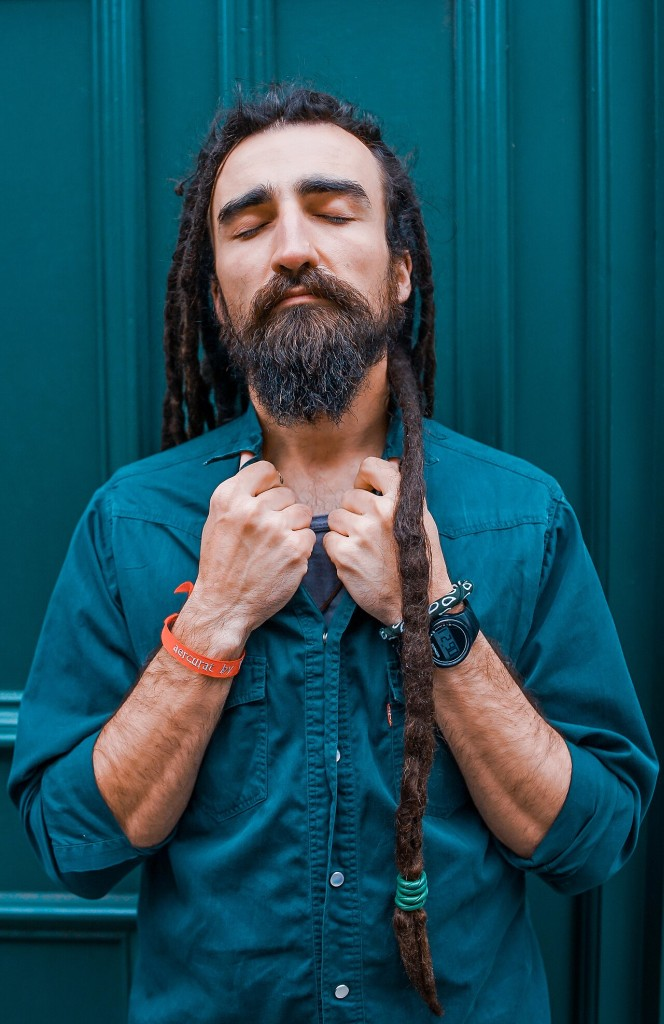
#> input picture tests/fixtures/closed_eyes_cc0/closed_eyes.jpg, 664 x 1024 px
$ python -i color_stats.py   (imports and definitions only)
#> lines starting #> are read from the running program, lines starting #| are printed output that depends on the picture; after the words box and inside, x2 and y2 are one past the last pixel; in counts of white or black regions, pixels touching at a corner belong together
### src/shotsieve/features/exposure.py
"""Exposure statistics from the luma histogram."""

from __future__ import annotations

import math
from dataclasses import dataclass

import numpy as np

MID_GREY_LIN = (118.0 / 255.0) ** 2.2  # ~18% grey in the linear-ish space used here
GAMMA = 2.2
_LIN_LUT = ((np.arange(256, dtype=np.float64) / 255.0) ** GAMMA).astype(np.float64)


@dataclass(frozen=True)
class Exposure:
    mean: float  # mean luma 0..255
    lin_mean: float  # mean of (L/255)^2.2
    clip_hi: float  # fraction of pixels >= 253
    clip_lo: float  # fraction of pixels <= 2
    ev: float  # EV offset of the mean vs mid-grey (negative = dark)
    p98: float  # 98th percentile luma


def ev_from_lin(lin_mean: float) -> float:
    return math.log2(max(lin_mean, 1e-6) / MID_GREY_LIN)


def analyse(gray: np.ndarray) -> Exposure:
    """Exposure stats for a uint8 luma image (use a small thumbnail for speed)."""
    hist = np.bincount(gray.ravel(), minlength=256).astype(np.float64)
    n = max(hist.sum(), 1.0)
    p = hist / n
    mean = float((p * np.arange(256)).sum())
    lin = float((p * _LIN_LUT).sum())
    cdf = np.cumsum(p)
    p98 = float(np.searchsorted(cdf, 0.98))
    return Exposure(
        mean=mean,
        lin_mean=lin,
        clip_hi=float(p[253:].sum()),
        clip_lo=float(p[:3].sum()),
        ev=ev_from_lin(lin),
        p98=p98,
    )

### src/shotsieve/features/color_stats.py
"""Global image statistics that drive the editing profile (T15). NaN-tolerant, ~1-3 ms."""

from __future__ import annotations

import math
import zlib
from datetime import datetime

import cv2
import numpy as np

from shotsieve.features import exposure

EDIT_STATS_VERSION = 2  # 2: camera_idx = crc32 % 16777213 (Review #7 n4; was % 997)
STATS_EDGE = 256
_N_HIST = 16
_LIN = (np.arange(256, dtype=np.float32) / 255.0) ** 2.2
_LIN6 = _LIN.astype(np.float64) ** 6  # shades-of-grey p = 6 on linear light
_LOGLIN = np.log2(np.maximum(_LIN, 2.0**-8))
_EDGES = np.linspace(-8.0, 0.0, _N_HIST + 1)  # log2 of linear luma

EDIT_STAT_NAMES: tuple[str, ...] = (
    *(f"lhist{i}" for i in range(_N_HIST)),
    "p1", "p5", "p50", "p95", "p99", "clip_hi", "clip_lo", "ev", "rms_contrast",
    "gw_rg", "gw_bg", "sop_rg", "sop_bg", "mid_a", "mid_b", "chroma_mean", "chroma_p90",
    "log2_iso", "log2_t", "fnumber", "ev100", "flash", "focal", "hour", "camera_idx",
    "wb_mired", "wb_duv",
    "n_faces", "face_luma",
)  # fmt: skip
N_STATS = len(EDIT_STAT_NAMES)


def _shrink(rgb: np.ndarray) -> np.ndarray:
    h, w = rgb.shape[:2]
#> h = 1024; w = 664
    s = STATS_EDGE / max(h, w)
#> s = 0.25
    if s >= 1.0:
        return rgb
    return cv2.resize(
        rgb, (max(1, round(w * s)), max(1, round(h * s))), interpolation=cv2.INTER_AREA
    )
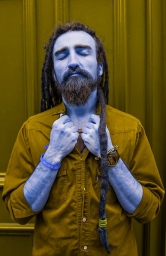
#> returned value: shape (256, 166, 3); mean of channels 0, 1, 2 33.7, 79.3, 92.2; drawn as B, G, R


def _safe_log2(x: float | None) -> float:
    return math.log2(x) if x and x > 0 else float("nan")


def edit_stats(
    rgb: np.ndarray,
    exif: object | None = None,
    raw_wb: tuple[float, float] | None = None,
    faces: list[tuple[float, float, float, float]] | None = None,
) -> np.ndarray:
    """Statistics vector (EDIT_STAT_NAMES, float32) of an RGB uint8 preview.

    `exif` is an `ImageMeta` (or anything with the same attributes), `raw_wb` the as-shot
    (mired, duv) of a RAW (None for JPEG: NaN), `faces` normalised boxes (x, y, w, h) if known.
    """
    img = _shrink(np.ascontiguousarray(rgb[:, :, :3]))
    out = np.full(N_STATS, np.nan, dtype=np.float32)
    idx = {n: i for i, n in enumerate(EDIT_STAT_NAMES)}
    # luma
    luma = cv2.cvtColor(img, cv2.COLOR_RGB2GRAY)
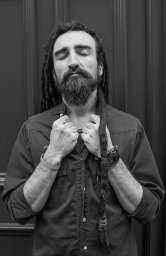
#> luma: shape (256, 166); min 0, max 231, mean 67.1
    counts = np.bincount(luma.ravel(), minlength=256).astype(np.float64)
#> counts = 256 values, max 1079 at index 66, min 0 at index 232, mean 166
    total = max(counts.sum(), 1.0)
#> total = 42496
    bins = np.clip(np.digitize(_LOGLIN, _EDGES[1:-1]), 0, _N_HIST - 1)
    out[:_N_HIST] = np.bincount(bins, weights=counts, minlength=_N_HIST) / total
    cdf = np.cumsum(counts) / total
#> cdf = 256 values from 2.35e-05 to 1
    for name, q in (("p1", 0.01), ("p5", 0.05), ("p50", 0.5), ("p95", 0.95), ("p99", 0.99)):
        out[idx[name]] = min(int(np.searchsorted(cdf, q)), 255) / 255.0
    e = exposure.analyse(luma)
#> in analyse, `hist = np.bincount(gray.ravel(), minlength=256).astype(np.float64)`: hist has the same summary as counts in edit_stats
#> in analyse, `n = max(hist.sum(), 1.0)`: n = 42496
#> in analyse, `p = hist / n`: p = 256 values, max 0.0254 at index 66, min 0 at index 232, mean 0.00391
#> in analyse, `mean = float((p * np.arange(256)).sum())`: mean = 67.12
#> in analyse, `lin = float((p * _LIN_LUT).sum())`: lin = 0.0814
#> in analyse, `cdf = np.cumsum(p)`: cdf = 256 values from 2.35e-05 to 1
#> in analyse, `p98 = float(np.searchsorted(cdf, 0.98))`: p98 = 198
    out[idx["clip_hi"]], out[idx["clip_lo"]], out[idx["ev"]] = e.clip_hi, e.clip_lo, e.ev
    mean_l = float((counts * np.arange(256)).sum() / total)
#> mean_l = 67.12
    var_l = float((counts * (np.arange(256) - mean_l) ** 2).sum() / total)
#> var_l = 1734.4
    out[idx["rms_contrast"]] = math.sqrt(var_l) / 255.0
    # colour: grey-world and shades-of-grey (p = 6) ln R/G, ln B/G on linear light
    m = np.array(
        [_LIN[img[:, :, c]].mean() for c in range(3)], dtype=np.float64
    ) + 1e-6
#> m = [0.0771, 0.101, 0.132]
    out[idx["gw_rg"]], out[idx["gw_bg"]] = math.log(m[0] / m[1]), math.log(m[2] / m[1])
    p6 = np.array([_LIN6[img[:, :, c]].mean() for c in range(3)]) ** (1 / 6) + 1e-6
#> p6 = [0.455, 0.342, 0.339]
    out[idx["sop_rg"]], out[idx["sop_bg"]] = math.log(p6[0] / p6[1]), math.log(p6[2] / p6[1])
    lab = cv2.cvtColor(img, cv2.COLOR_RGB2LAB).astype(np.float32)
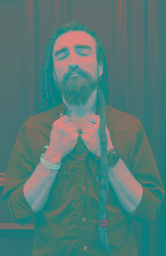
#> lab: shape (256, 166, 3) float32; mean R, G, B 81.2, 121.9, 117.5
    a, b = lab[:, :, 1] - 128.0, lab[:, :, 2] - 128.0
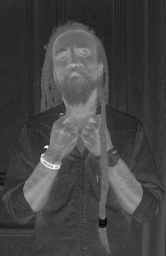
#> a: shape (256, 166) float32; min -30, max 59, mean -6.1; drawn with min black and max white
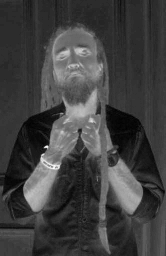
#> b: shape (256, 166) float32; min -31, max 50, mean -10.5; drawn with min black and max white
    mid = (luma > 64) & (luma < 192)
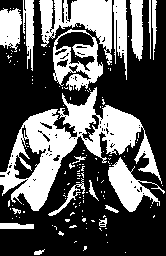
#> mid: shape (256, 166) bool; 36% white; 141 white regions (123 under 20 px), largest, box (x1, y1, x2, y2) and area: (0, 87, 162, 211) 6524, (39, 0, 112, 65) 2262, (53, 29, 103, 91) 1410
    if mid.sum() >= 16:
        out[idx["mid_a"]], out[idx["mid_b"]] = float(a[mid].mean()), float(b[mid].mean())
    chroma = np.hypot(a, b)
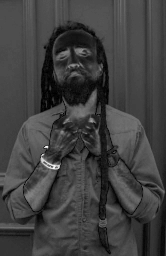
#> chroma: shape (256, 166) float32; min 0, max 76.06, mean 19.2; drawn with min black and max white
    ch = np.bincount(np.minimum((chroma * 2).astype(np.int32).ravel(), 400), minlength=401)
#> ch = 401 values, max 3096 at index 46, min 0 at index 1, mean 106
    out[idx["chroma_mean"]] = float(chroma.mean())
    out[idx["chroma_p90"]] = float(np.searchsorted(np.cumsum(ch) / ch.sum(), 0.9)) / 2.0
    # EXIF
    if exif is not None:
        iso = getattr(exif, "iso", None)
        t = getattr(exif, "exposure_time", None)
        n = getattr(exif, "fnumber", None)
        out[idx["log2_iso"]] = _safe_log2(iso)
        out[idx["log2_t"]] = _safe_log2(t)
        out[idx["fnumber"]] = float(n) if n else np.nan
        if t and n and t > 0 and n > 0:
            iso_stops = _safe_log2(iso) - math.log2(100.0) if iso else 0.0
            out[idx["ev100"]] = math.log2(n * n / t) - iso_stops
        fl = getattr(exif, "flash_fired", None)
        out[idx["flash"]] = np.nan if fl is None else float(bool(fl))
        fo = getattr(exif, "focal_length", None)
        out[idx["focal"]] = float(fo) if fo else np.nan
        ts = getattr(exif, "timestamp", None)
        if ts and getattr(exif, "ts_source", "") == "exif":
            try:
                d = datetime.fromtimestamp(float(ts))
                out[idx["hour"]] = d.hour + d.minute / 60.0
            except (OSError, ValueError, OverflowError):
                pass
        cam = f"{getattr(exif, 'make', '')}|{getattr(exif, 'model', '')}".strip("|")
        if cam:
            # < 2**24: exact in float32, ~1e-7 collision odds (Review #7 n4; was % 997)
            out[idx["camera_idx"]] = float(zlib.crc32(cam.encode()) % 16777213)
    if raw_wb is not None:
        out[idx["wb_mired"]], out[idx["wb_duv"]] = raw_wb
    if faces is not None:
        out[idx["n_faces"]] = float(len(faces))
        if faces:
            h, w = luma.shape
            vals = []
            for x, y, fw, fh in faces:
                x0, y0 = int(max(x, 0) * w), int(max(y, 0) * h)
                x1, y1 = int(min(x + fw, 1) * w), int(min(y + fh, 1) * h)
                if x1 > x0 and y1 > y0:
                    vals.append(float(luma[y0:y1, x0:x1].mean()) / 255.0)
            if vals:
                out[idx["face_luma"]] = float(np.mean(vals))
    return out

>>> import cv2
>>> picture = cv2.cvtColor(cv2.imread('../../../tests/fixtures/closed_eyes_cc0/closed_eyes.jpg'), cv2.COLOR_BGR2RGB)
>>> result = edit_stats(picture)
